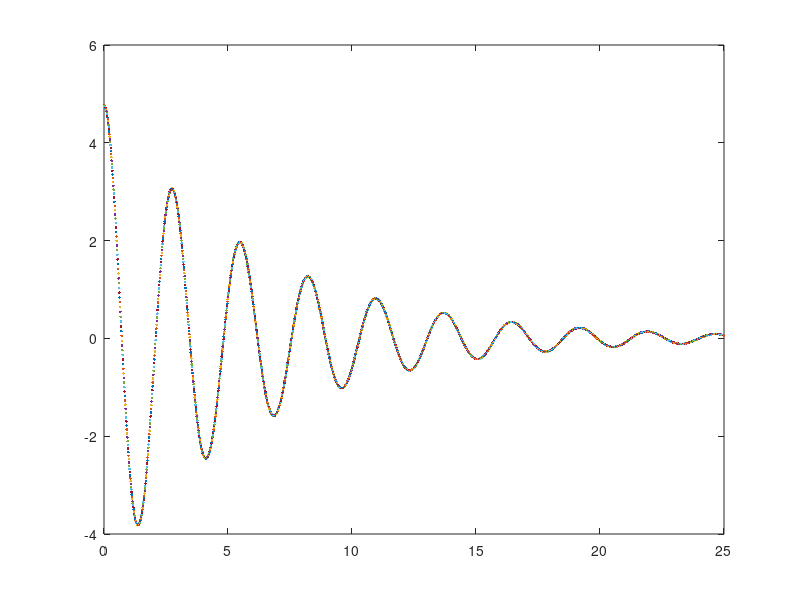

Write MATLAB code to recreate this figure. (Note: a time limit stopped this script after it produced the figure.)
% MICHAEL JUSTICE (C) %

clc; clear all; clf 
a = 2; % a = 1, Coulomb friction damping
       % a = 2, viscous damping

% Parameters %
u_0 = 4.760;
mu = 0.35;
g = 9.81;
k = 50;
w = 2.3; % shortens wavelengths / larger magnitude
psy = 0.07; % decreases amplitude
v_0 = 0; % increase initial disp.

% Non parameters %
m = (k)/(w^2);
Fd = m*g*mu;
w_D = w*sqrt(1-psy^2)

% Start of damping models %

% Coulomb friction damping %
if a == 1
    c = 2.5; % Number of cycles (half or whole numbers)
    for n = 0:1:c*2
        
    t = n*pi/w:0.01:(n+0.99)*pi/w;
    
        if mod(n, 2) == 0
            sgn = 1; % n is even 
        else
            sgn = -1; % n is odd
        end
    u_t = (u_0 - (1+2*n)*Fd/k)*cos(w*t) + (sgn)*Fd/k    
    
    plot(t,u_t)
    hold on

    end  

    % Viscous damping (no forcing function) %
elseif a == 2
    for t = 0:0.01:25 
        
    u_t = exp(-psy*w*t)*(u_0*cos(w_D*t)+(v_0+psy*w*u_0)/(w_D)*sin(w_D*t));
    plot(t,u_t)
    hold on
    
    end 

end
